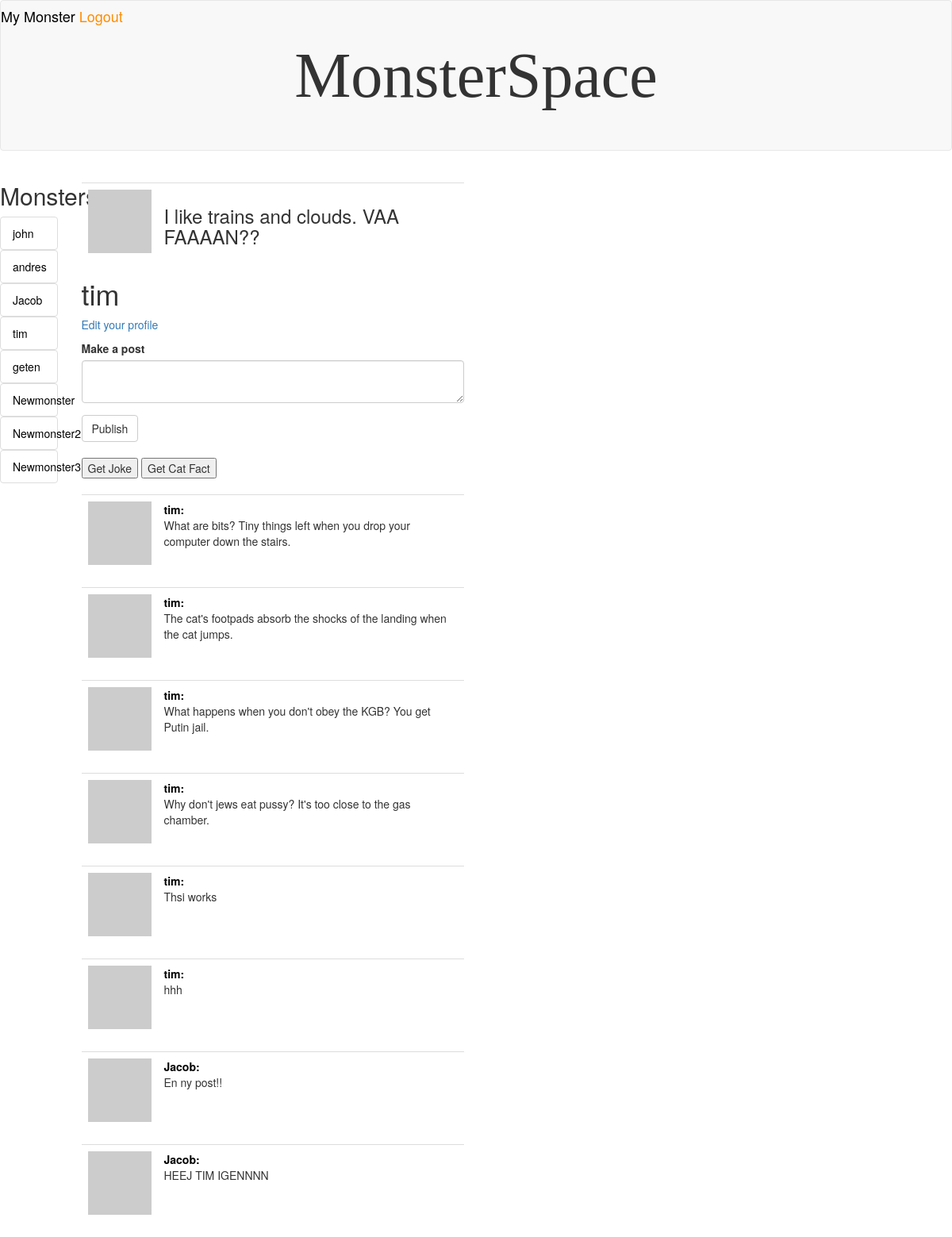
Page /user/4 (signed in) on the committed database.
### app/models.py (models this page shows, shortened)
class User(UserMixin, db.Model):
    id = db.Column(db.Integer, primary_key=True)
    username = db.Column(db.String(64), index=True, unique=True)
    email = db.Column(db.String(120), index=True, unique=True)
    password_hash = db.Column(db.String(128))
    posts = db.relationship('Post', backref='author', lazy='dynamic')
    about_me = db.Column(db.String(140))
    def avatar(self, size):
        digest = md5(self.email.lower().encode('utf-8')).hexdigest()
        return 'https://www.gravatar.com/avatar/{}?d=monsterid&s={}'.format(digest, size)

class Post(db.Model):
    id = db.Column(db.Integer, primary_key=True)
    body = db.Column(db.String(140))
    timestamp = db.Column(db.DateTime, index=True, default=datetime.utcnow)
    user_id = db.Column(db.Integer, db.ForeignKey('user.id'))
    page = db.Column(db.Integer)

### app/routes.py (the view)
@app.route("/user/<user_id>", methods=["GET", "POST"])
@login_required
def user(user_id):
    user = User.query.filter_by(id=user_id).first_or_404()
    posts = Post.query.filter_by(page=user.id).all()
    profiles = User.query.all()
    post_list = []
    for post in posts:
        poster_id = post.user_id
        poster = User.query.filter_by(id=poster_id).first_or_404()
        new_post = {
            'poster': poster.username,
            'body': post.body,
            'user': poster,
            'id': poster_id,
        }
        post_list.append(new_post)
    form = PostForm()
    if form.validate_on_submit():
        post = Post(page=user.id, body=form.body.data, user_id=current_user.id)
        db.session.add(post)
        db.session.commit()
        return redirect(url_for("user", user_id=user.id))
    return render_template("user.html", user=user, form=form, posts=post_list, profiles=profiles)

### app/forms.py
class PostForm(FlaskForm):
    body = TextAreaField("Make a post", validators=[Length(min=2, max=1000)])
    submit = SubmitField('Publish')

### app/models.py (called while the page is built)
@login.user_loader
def load_user(user_id):
    return db.get_or_404(User, int(user_id))

### app/templates/user.html (shortened to what this page needs)
{% extends "base.html" %}
{% import 'bootstrap/wtf.html' as wtf %}
{% block content %}
    <div class="row">
        <div class="col-lg-1">
            <div class="card">
                <div class="card-header">
                    <h2>Monsters</h2>
                </div>
                <ul class="list-group list-group-flush">
                    {% for profile in profiles %}
                    <a href="{{ url_for('user', user_id=profile.id) }}" style="color: black">
                    <li class="list-group-item">{{ profile.username }}</li></a>
                    {% endfor %}
                </ul>
                </div>
        </div>
        <br>
        <div class="col-md-5">
            <table class="table table" cellpadding="200">
                <td><img src="{{ user.avatar(200) }}"></td>
                <td>
                    {% if user.about_me %}<h3>{{ user.about_me }}</h3> {% endif %}
                </td>
            </table>
            <h1>{{ user.username }}</h1>
            {% if user == current_user %}
            <p><a href="{{ url_for('edit_profile') }}">Edit your profile</a></p>
            {% endif %}
            <div class="row">
                <div class="col-lg-12">
                    {{ wtf.quick_form(form, id="body_field") }}
                    <br>
                    <button onclick="generate_joke()">Get Joke</button>
                    <button onclick="getCatFact()">Get Cat Fact</button>
                </div>
            </div>
            <br>
            {% if posts %}
            {% for post in posts[::-1] %}
            <table class="table table-hover">
                <tr>
                    <td width="70px">
                        <a href="{{ url_for('user', user_id=post.id) }}">
                            <img src="{{ post.user.avatar(44) }}" />
                        </a>
                    </td>
                    <td>
                        <a href="{{ url_for('user', user_id=post.id) }}" style="color: black"><b>{{ post.poster }}:</b></a>
                        <br>
                        {{ post.body }}
                    </td>
                </tr>
            {% endfor %}
            </table>
            {% endif %}
        </div>
    </div>
{% endblock %}

### rows in the picture
User: username "john"
User: username "andres"
User: username "Jacob", poster "Jacob" "Jacob"
User: username "tim", about_me "I like trains and clouds. VAA FAAAAN??", poster "tim" "tim" "tim" "tim" "tim" "tim"
User: username "geten"
User: username "Newmonster"
User: username "Newmonster2"
User: username "Newmonster3"
Post: body "What are bits? Tiny things left when you drop your computer down the stairs."
Post: body "The cat's footpads absorb the shocks of the landing when the cat jumps."
Post: body "What happens when you don't obey the KGB? You get Putin jail."
Post: body "Why don't jews eat pussy? It's too close to the gas chamber."
Post: body "Thsi works"
Post: body "hhh"
Post: body "En ny post!!"
Post: body "HEEJ TIM IGENNNN"
